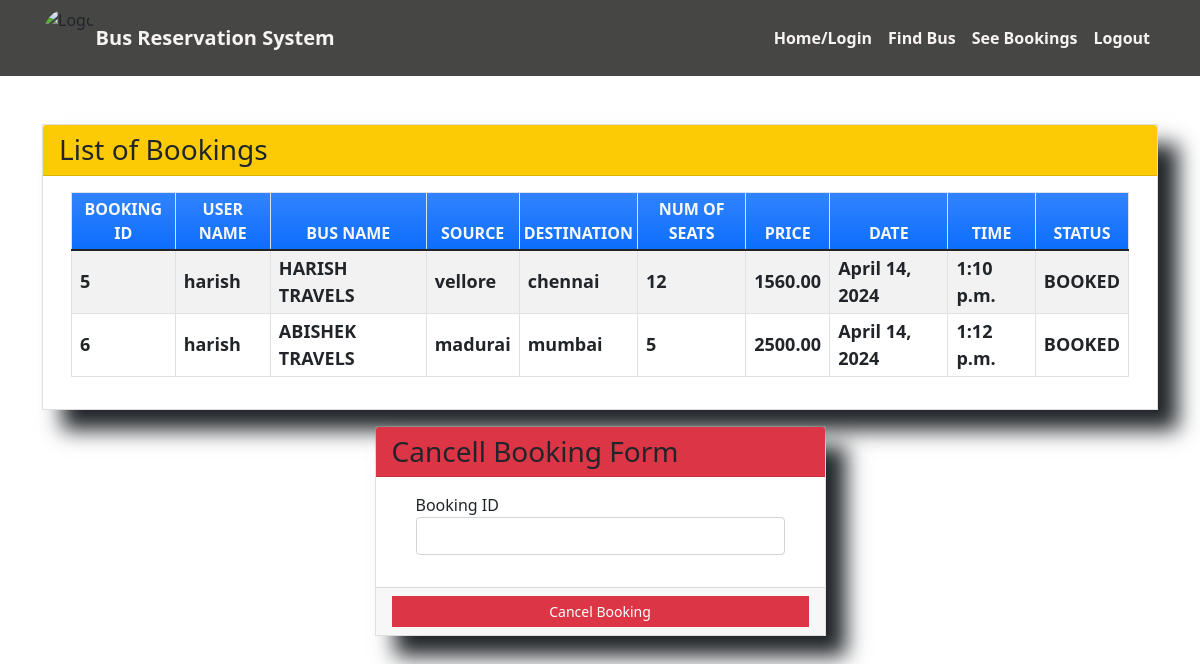
/seebookings (signed in), run on the app's committed database.
### myapp/models.py (models this page shows, shortened)
class Book(models.Model):
    BOOKED = 'B'
    CANCELLED = 'C'
    TICKET_STATUSES = ((BOOKED, 'Booked'),
                       (CANCELLED, 'Cancelled'),)
    email = models.EmailField()
    name = models.CharField(max_length=30)
    userid =models.DecimalField(decimal_places=0, max_digits=2)
    busid=models.DecimalField(decimal_places=0, max_digits=2)
    bus_name = models.CharField(max_length=30)
    source = models.CharField(max_length=30)
    dest = models.CharField(max_length=30)
    nos = models.DecimalField(decimal_places=0, max_digits=2)
    price = models.DecimalField(decimal_places=2, max_digits=6)
    date = models.DateField()
    time = models.TimeField()
    status = models.CharField(choices=TICKET_STATUSES, default=BOOKED, max_length=2)
    class Meta:
        verbose_name_plural = "List of Books"

### myapp/views.py (the view)
# urls.py: path('seebookings', views.seebookings, name="seebookings"),
@login_required(login_url='signin')
def seebookings(request,new={}):
    context = {}
    id_r = request.user.id
    book_list = Book.objects.filter(userid=id_r)
    if book_list:
        return render(request, 'myapp/booklist.html', locals())
    else:
        context["error"] = "Sorry no buses booked"
        return render(request, 'myapp/findbus.html', context)

### myapp/templates/myapp/booklist.html (shortened to what this page needs)
{% extends 'myapp/base.html' %} {% block content %}
<div class="container my-5">
    <div class="card rounded-0">
        <div class="card-header"style="background-color:#FCCB06 ;">
            <div class="card-title h3 mb-0">List of Bookings</div>
        </div>
        <div class="card-body">
            <div class="container-fluid">
                <table class="table table-bordered table-striped">
                    <thead>
                        <tr class="bg-gradient bg-primary text-light">
                            <th class="p-1 text-center">BOOKING ID</th>
                            <th class="p-1 text-center">USER NAME</th>
                            <th class="p-1 text-center">BUS NAME</th>
                            <th class="p-1 text-center">SOURCE</th>
                            <th class="p-1 text-center">DESTINATION</th>
                            <th class="p-1 text-center">NUM OF SEATS</th>
                            <th class="p-1 text-center">PRICE</th>
                            <th class="p-1 text-center">DATE</th>
                            <th class="p-1 text-center">TIME</th>
                            <th class="p-1 text-center">STATUS</th>
                        </tr>
                    </thead>
                    {% for row in book_list %}
                    <tr>
                        <td class="px-2 py-1 align-middle">{{row.id}}</td>
                        <td class="px-2 py-1 align-middle">{{row.name}}</td>
                        <td class="px-2 py-1 align-middle">{{row.bus_name}}</td>
                        <td class="px-2 py-1 align-middle">{{row.source}}</td>
                        <td class="px-2 py-1 align-middle">{{row.dest}}</td>
                        <td class="px-2 py-1 align-middle">{{row.nos}}</td>
                        <td class="px-2 py-1 align-middle">{{row.price}}</td>
                        <td class="px-2 py-1 align-middle">{{row.date}}</td>
                        <td class="px-2 py-1 align-middle">{{row.time}}</td>
                        <td class="px-2 py-1 align-middle">{{row.status}}</td>
                    </tr>
                    {% endfor %}
                </table>
            </div>
        </div>
    </div>
    <div class="row mt-3 justify-content-center">
        <div class="col-lg-5 col-md-7 col-sm-10 col-xs-12">
            <div class="card rounded-0">
                <div class="card-header bg-danger">
                    <div class="card-title h3 mb-0 ">Cancell Booking Form</div>
                </div>
                <div class="card-body">
                    <div class="container-fluid">
                        <form action="{% url 'cancellings' %}" method="post" id="cancel-form">
                            <div class="mb-3">
                                <label for="bus_id" class="control-label ">Booking ID</label>
                                <input name='bus_id' class="form-control" type="number" id="bus_id">
                            </div>
                        </form>
                    </div>
                </div>
                <div class="card-footer text-center">
                    <button class="btn btn-sm rounded-0 btn-danger w-100" form="cancel-form">Cancel Booking</button>
                </div>
            </div>
        </div>
    </div>
</div>
{% endblock %}

### myapp/templates/myapp/base.html (style rules this page uses)
body { background-image: url(https://mcdn.wallpapersafari.com/medium/87/83/aINmBZ.jpg); background-repeat: no-repeat; background-size:cover; }

### myapp/templates/myapp/booklist.html (style rules this page uses)
.card { background: rgba(255, 255, 255, 0.15); backdrop-filter: blur(10px); box-shadow: 20px 20px 20px; }
td { font-size: large; font-weight: bold; }

### data on the page
Book: id "5", name "harish", bus_name "HARISH TRAVELS", source "vellore", dest "chennai", nos "12", price "1560.00", date "April 14, 2024", time "1:10 p.m.", status "BOOKED"
Book: id "6", name "harish", bus_name "ABISHEK TRAVELS", source "madurai", dest "mumbai", nos "5", price "2500.00", date "April 14, 2024", time "1:12 p.m.", status "BOOKED"
